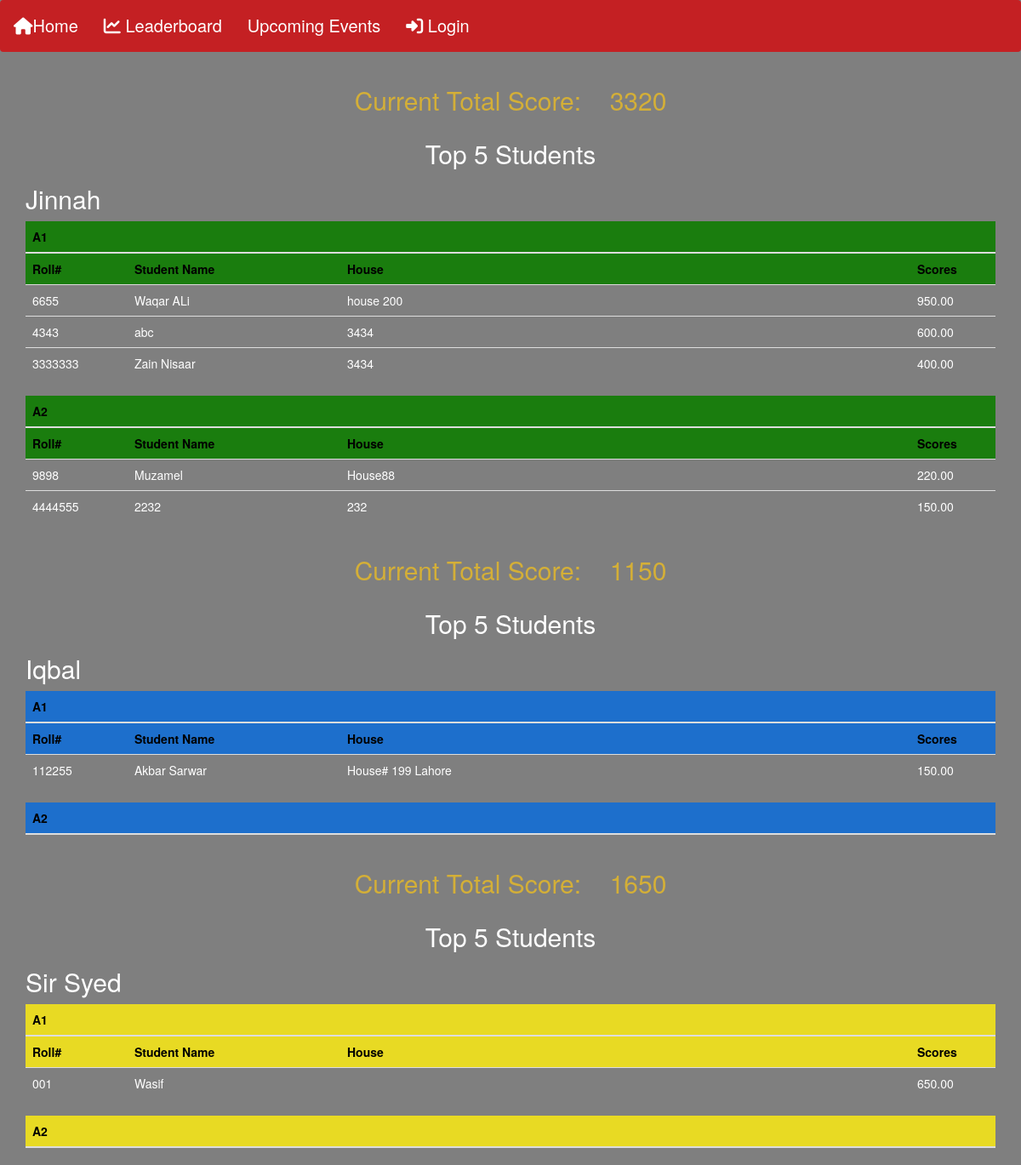
The app's page /top-students.php with its own data.
### tables this page shows
CREATE TABLE `teams` (
  `id` int(10) UNSIGNED NOT NULL,
  `name` varchar(191) NOT NULL,
  `background` varchar(191) DEFAULT '1A7D0E',
  `background_hover` varchar(191) DEFAULT '224FD6',
  `status` tinyint(1) DEFAULT 1
);

CREATE TABLE `class_types` (
  `id` int(10) UNSIGNED NOT NULL,
  `class_type` varchar(191) NOT NULL
);

CREATE TABLE `students` (
  `id` int(10) UNSIGNED NOT NULL,
  `classtype_id` int(10) UNSIGNED NOT NULL,
  `roll_number` varchar(191) NOT NULL,
  `student_name` varchar(191) NOT NULL,
  `house` varchar(191) DEFAULT NULL,
  `team_id` int(10) UNSIGNED NOT NULL
);

### functions.php (called while the page is built, shortened)
<?php
class web {
	public function getClassTypes()
    {
		global $db;
		$result = $db->query("SELECT * FROM class_types");
		if ($result->num_rows > 0) {
			$data = [];
			while($row = $result->fetch_assoc()) {
				$data[] = $row;
			}
			return $data;
		} else {
		  return "0 results";
		}
    }
	public function getTeams()
    {
		global $db;
		$result = $db->query("SELECT * FROM teams");
		if ($result->num_rows > 0) {
			$data = [];
			while($row = $result->fetch_assoc()) {
				$data[] = $row;
			}
			return $data;
		} else {
		  return "0 results";
		}
    }
	public function getStudentsByTeamIdAndClassTypeIdHighestScores($team_id,$classtype_id)
    {
		global $db;
		$result = $db->query(
			"SELECT students.id, students.classtype_id, students.roll_number, students.student_name, students.house, students.team_id,
			SUM(student_scores.score) as score
			FROM students
			INNER JOIN student_scores ON student_scores.student_id = students.id
			WHERE students.team_id = ".$team_id." AND students.classtype_id = ".$classtype_id."
			GROUP BY students.id
			ORDER BY score DESC
			LIMIT 5"
		);
		if ($result->num_rows > 0) {
			$data = [];
			while($row = $result->fetch_assoc()) {
				$data[] = $row;
			}
			return $data;
		} else {
		  return 0;
		}
    }
	public function totalScoreByStudentsOfTeam($id)
    {
		global $db;
		$result = $db->query("SELECT * FROM student_scores WHERE team_id = ".$id."");
		if ($result->num_rows > 0) {
			$qty= 0;
			while($row = $result->fetch_assoc()) {
				$qty += $row['score'];
			}
			return $qty;
		} else {
		  return 0;
		}
    }
}
?>

### top-students.php (the view, shortened to what this page needs)
<?php
	include("config.php");
	include("functions.php");
	$obj_web = new web;
	if(!isset($getTeamID) || $getTeam == 0){
		$teams = $obj_web->getTeams();
	} else {
		$teams = $obj_web->getTeamsById($getTeam['id']);
	}
?>
<!doctype html>
<html>
<head>
	<link rel="stylesheet" href="https://maxcdn.bootstrapcdn.com/bootstrap/3.3.7/css/bootstrap.css">
</head>
<body>
	<div class="navbar">
		<a href="Home.html"><i class="fas fa-home"></i>Home</a>
		<a href="leaderboard.php"><i class="fas fa-chart-line"></i> Leaderboard </a>
		<a href="calendar.html">Upcoming Events</a>
		<a href="login.php"><i class="fas fa-sign-in-alt"></i> Login</a>
	</div>
<div class="oof">
	<div class="container">
		<?php
		foreach ($teams as $key => $team) {
			?>
			<table align="center">
			<tr>
				<td style="width: 300px;  "><h2 style="color:#D4AF37" >Current Total Score:</h2></td>
		<td style=" text-align: center; "><h2 style=" color:#D4AF37"><?=$obj_web->totalScoreByStudentsOfTeam($team['id']) + 1000 ?></h2></td>
	</tr>
	</table>
	<h2 align="center">Top 5 Students</h2>
			<h2><?=$team['name']?></h2>
			<?php
			foreach ($obj_web->getClassTypes() as $key => $type) {
				?>
				<table class="table">
					<thead>
						<tr class="bg-primary" style="background: #<?=$team['background']?>">
							<th colspan="4"><?=$type['class_type']?></th>
						</tr>
					</thead>
					<tbody>
						<?php
						if($obj_web->getStudentsByTeamIdAndClassTypeIdHighestScores($team['id'],$type['id'])){
							?>
							<tr class="bg-primary" style="background: #<?=$team['background']?>">
								<th>Roll#</th>
								<th>Student Name</th>
								<th>House</th>
								<th>Scores</th>
							</tr>
							<?php
							foreach ($obj_web->getStudentsByTeamIdAndClassTypeIdHighestScores($team['id'],$type['id']) as $key => $student) {
							?>
							<tr>
								<td width="120"><?=$student['roll_number']?></td>
								<td width="250"><?=$student['student_name']?></td>
								<td><?=$student['house']?></td>
								<td width="100">
									<?=$student['score']?>
								</td>
							</tr>
							<?php
							}
						}
						?>
					</tbody>
				</table>
				<?php
			}
		}
		?>
	</div>
</div>
</body>
</html>

### top-students.php (style rules this page uses)
.navbar { width:100%; background-color:#C42023; overflow:auto; }
.navbar a { float:left; text-align:center; padding:15px; color:white; text-decoration:none; font-size:20px; }
body { background:linear-gradient( rgba(0,0,0,0.5), rgba(0,0,0,0.5)), url('Images/lcas.jpg'); background-size: cover; ) }
h2 { color:white; }
th { color:black; }
td { color:white; }

### records on screen
teams: totalScoreByStudentsOfTeam "3320", name "Jinnah"
class_types: class_type "A1"
students: roll_number "6655", student_name "Waqar ALi", house "house 200", score "950.00"
students: roll_number "4343", student_name "abc", house "3434", score "600.00"
students: roll_number "3333333", student_name "Zain Nisaar", house "3434", score "400.00"
class_types: class_type "A2"
students: roll_number "9898", student_name "Muzamel", house "House88", score "220.00"
students: roll_number "4444555", student_name "2232", house "232", score "150.00"
teams: totalScoreByStudentsOfTeam "1150", name "Iqbal"
students: roll_number "112255", student_name "Akbar Sarwar", house "House# 199 Lahore", score "150.00"
teams: totalScoreByStudentsOfTeam "1650", name "Sir Syed"
students: roll_number "001", student_name "Wasif", score "650.00"
